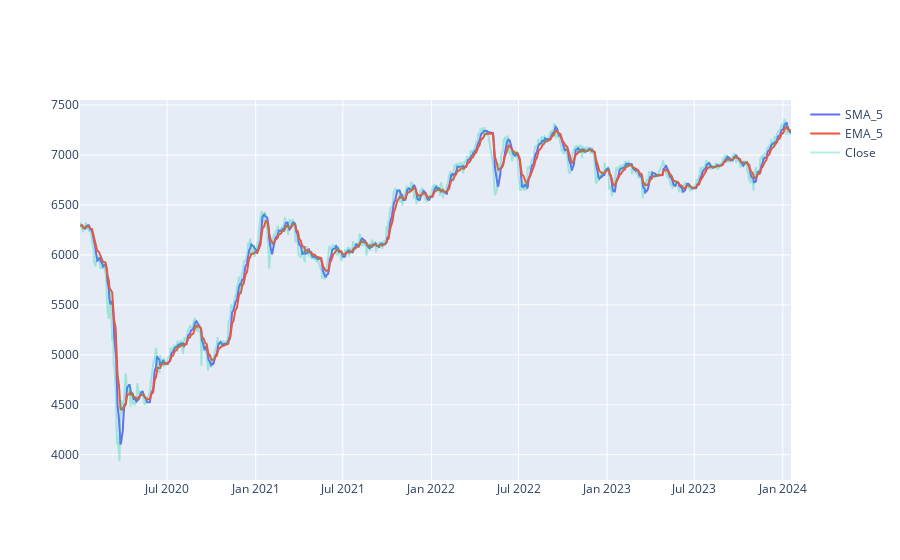

Notebook cell for this chart:
### Markdown cell above
**Combining SMA5 & EMA5**

### Code cell
fig = go.Figure()
fig.add_trace(go.Scatter(x=df.Tanggal,y=df.SMA_5,name='SMA_5'))
fig.add_trace(go.Scatter(x=df.Tanggal,y=df.EMA_5,name='EMA_5'))
fig.add_trace(go.Scatter(x=df.Tanggal,y=df.Terakhir,name='Close', opacity=0.3))
fig.show()

### Figure 1 — Plotly figure (JSON) as saved in the notebook; plotly's stock layout.template omitted (floating-point values rounded to 4 significant figures; data arrays with more than 128 entries replaced by an {"elided": "..."} marker saying what was removed)
{"data": [{"name": "SMA_5", "type": "scatter", "x": {"elided": "988 str values"}, "y": {"elided": "988 float values"}}, {"name": "EMA_5", "type": "scatter", "x": {"elided": "988 str values"}, "y": {"elided": "988 float values"}}, {"name": "Close", "opacity": 0.3, "type": "scatter", "x": {"elided": "988 str values"}, "y": {"elided": "988 float values"}}], "layout": {}}
